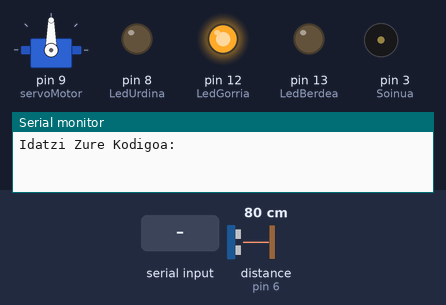
Simulated run of this sketch. Board: Arduino Uno, built with avr-gcc and run on an emulated ATmega328P. Shown: servo, output pins drawn as LEDs (lit = HIGH), buzzer (waves = sounding), the last lines printed to the serial monitor. Dashed ring = blinking. Inputs (shaded band) come from the test bench; at power-on: distance to the obstacle (sensor on pin 6) 80 cm. The echo pulse lasts 58.3 µs per cm; pins used as bus, display or sensor lines are not drawn.

Above: at 1.2 s.
1.3 s: "itxi" received over Serial
At 2.43 s:
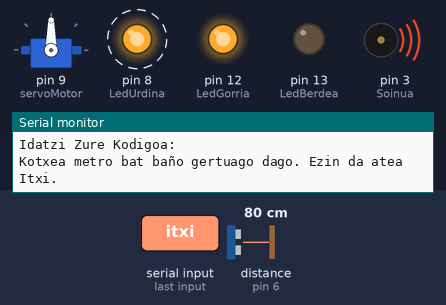
4.3 s: distance to the obstacle (sensor on pin 6) set to 98 cm
7.3 s: distance to the obstacle (sensor on pin 6) set to 107 cm
At 8.1 s:
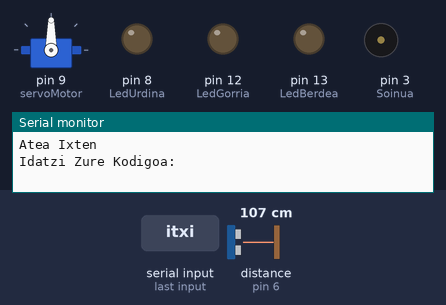
8.9 s: "ireki" received over Serial
At 10.3 s:
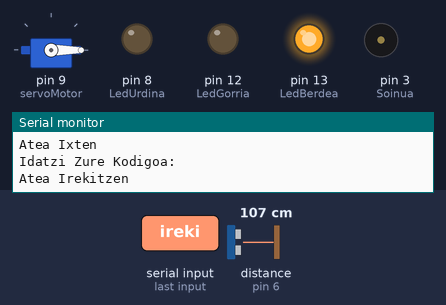
Timing chart, 0 to 21.4 s (numbered marks = the images above; inputs shaded):
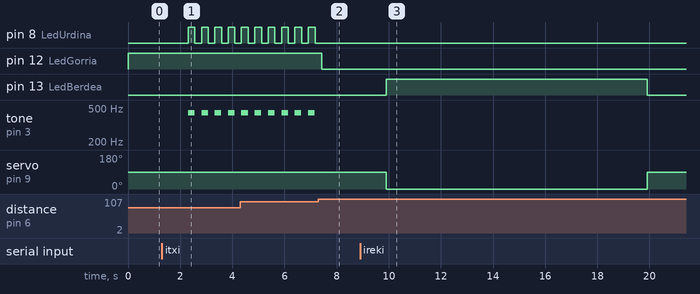

The sketch:

main.ino
```cpp
#include <Servo.h>

Servo servoMotor;

int AteaPosizioa = 90;
int DenboraIxteko = 10000;

int UltraSoinuSentsorePinaTrigger = 5;
int UltraSoinuSentsorePinaEcho = 6;

int LedUrdina = 8;
int LedGorria = 12;
int LedBerdea = 13;

int Soinua = 3;

float DistantziaCm;

void setup() {
  servoMotor.attach(9);
  pinMode(LedUrdina, OUTPUT);
  pinMode(LedGorria, OUTPUT);
  pinMode(LedBerdea, OUTPUT);
  Serial.begin(9600);
  digitalWrite(LedGorria, HIGH);
  pinMode(UltraSoinuSentsorePinaTrigger, OUTPUT);
  pinMode(UltraSoinuSentsorePinaEcho, INPUT);
  digitalWrite(UltraSoinuSentsorePinaTrigger, LOW);
}

long UltraSoinuSentsoreDistantzia(int triggerPina, int echoPina) {
  digitalWrite(triggerPina, LOW);
  delayMicroseconds(2);
  digitalWrite(triggerPina, HIGH);
  delayMicroseconds(10);
  digitalWrite(triggerPina, LOW);
  return pulseIn(echoPina, HIGH);
}

void AteaIreki() {
  noTone(Soinua);
  Serial.println("Atea Irekitzen");
  AteaPosizioa = 0;
  servoMotor.write(AteaPosizioa);
  digitalWrite(LedGorria, LOW);
  digitalWrite(LedBerdea, HIGH);

  while (servoMotor.read() == 0) {
    delay(DenboraIxteko);
    digitalWrite(LedBerdea, LOW);
    AteaItxi();
  }
}

void AteaItxi() {
  noTone(Soinua);
  DistantziaCm = UltraSoinuSentsoreDistantzia(UltraSoinuSentsorePinaTrigger, UltraSoinuSentsorePinaEcho) / 59;

  if (DistantziaCm < 100.0) {
    Serial.println("Kotxea metro bat baño gertuago dago. Ezin da atea Itxi.");

    while (DistantziaCm < 100.0) {
      digitalWrite(LedUrdina, HIGH);
      tone(Soinua, 440);
      delay(250);
      noTone(Soinua);
      DistantziaCm = UltraSoinuSentsoreDistantzia(UltraSoinuSentsorePinaTrigger, UltraSoinuSentsorePinaEcho) / 59;
      digitalWrite(LedUrdina, LOW);
      delay(250);
      DistantziaCm = UltraSoinuSentsoreDistantzia(UltraSoinuSentsorePinaTrigger, UltraSoinuSentsorePinaEcho) / 59;
    }

    digitalWrite(LedUrdina, LOW);
  }

  Serial.println("Atea Ixten");
  AteaPosizioa = 90;
  servoMotor.write(AteaPosizioa);
  digitalWrite(LedGorria, HIGH);
  digitalWrite(LedBerdea, LOW);
  if (servoMotor.read() == 90) {
    digitalWrite(LedGorria, LOW);
  }
}

void loop() {
  String Kodigoak[] = {"Kaixo", "Oteitza"};
  String esk;

  Serial.println("Idatzi Zure Kodigoa: ");
  while (Serial.available() == 0) {
    // Itxaron kodea sartzeko
  }

  esk = Serial.readString(); // Erabiltzaileak Sartutako Kodea

  bool KodeaExistitzenDa = false;

  for (String Kodigoa : Kodigoak) {
    if (esk.equalsIgnoreCase(Kodigoa)) {
      AteaIreki();
      KodeaExistitzenDa = true;
      break;
    }
  }

  if (esk.equalsIgnoreCase("itxi")) {
    AteaItxi();
    KodeaExistitzenDa = true;
  } else if (esk.equalsIgnoreCase("ireki")) {
    AteaIreki();
    KodeaExistitzenDa = true;
  }

  if (!KodeaExistitzenDa) {
    Serial.println("Kode hau ez da existitzen.");
  }
}
```

Measured:
- the behaviour switches between 101 and 102 cm on distance to the obstacle (sensor on pin 6) (found by bisection; images 1 and 2)
- after the input at 1.3 s, pin 8 (LedUrdina): alternates HIGH for 0.26 s and LOW for 0.26 s, starting after 1.0 s; tone on pin 3 (Soinua): alternates 440 Hz for 0.25 s and silent for 0.26 s, starting after 1.0 s
- after the input at 7.3 s, pin 8 (LedUrdina): stops changing and stays LOW; pin 12 (LedGorria): HIGH → LOW after 0.13 s; tone on pin 3 (Soinua): stops changing and stays silent
- after the input at 8.9 s, pin 13 (LedBerdea): LOW → HIGH after 1.0 s, → LOW 10.0 s later; servo on pin 9 (servoMotor): 90° → 0° after 1.0 s, → 90° 10.0 s later
